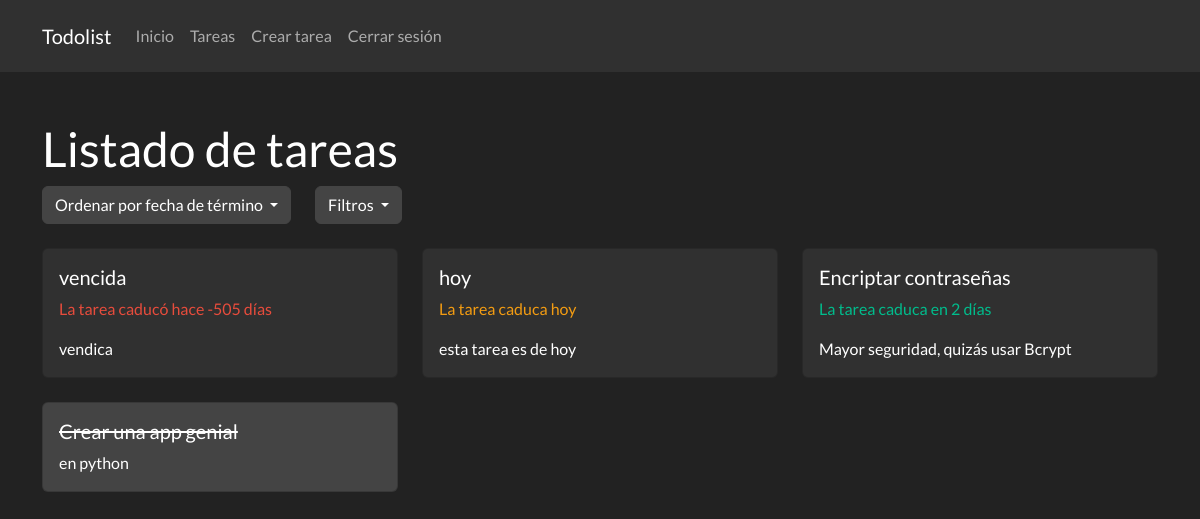
The page /tarea/ (signed in) on the database as committed earlier.
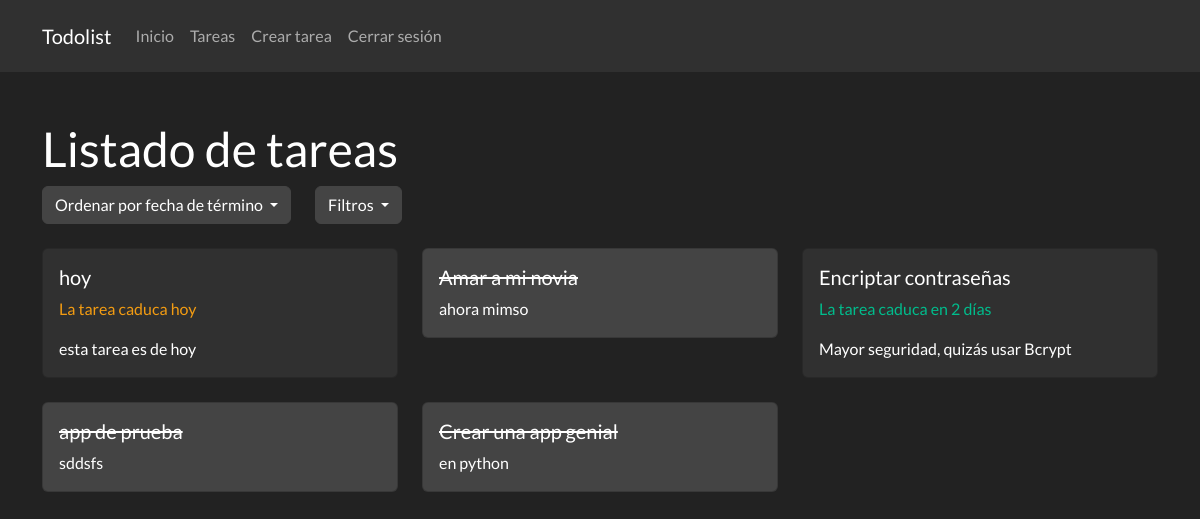
The same page on the database as committed later.
### app.py (models this page shows, shortened)
class Tarea(db.Model):
    id = db.Column(db.Integer, primary_key=True)
    titulo = db.Column(db.String(100), nullable=False)
    descripcion = db.Column(db.String(200), nullable=False)
    fecha_termino = db.Column(db.DateTime, nullable=False)
    estado = db.Column(db.Boolean, default=False)
    usuario_id = db.Column(db.Integer, db.ForeignKey('usuario.id'), nullable=False)

### app.py (the view, shortened to what this page needs)
@app.route('/tarea/', methods=['GET', 'POST'])
@app.route('/tarea/<int:id>', methods=['GET', 'POST'])
@app.route('/tarea/filtrar/<estado>', methods=['GET', 'POST'])
@login_required
def verTareas(id=None, estado=None):
    orden = request.args.get('orden', 'asc')
    query = Tarea.query.filter_by(usuario_id=current_user.id)
    if id is None:
        if orden == 'asc':
            query = query.order_by(Tarea.fecha_termino.asc())
        elif orden == 'desc':
            query = query.order_by(Tarea.fecha_termino.desc())
        tareas = query.all()
        return render_template('tareas.html', tareas=tareas, calcDiasRestantes = calcDiasRestantes, orden=orden, estado=estado)

### app.py (called while the page is built)
def calcDiasRestantes(fecha_termino):
    fecha_actual = datetime.now().date()
    dias_restantes = (fecha_termino.date()) - fecha_actual
    return dias_restantes.days

@login_manager.user_loader
def load_user(id):
    return Usuario.query.get(int(id))

### templates/tareas.html (shortened to what this page needs)
{% extends "base.html" %}
{% block content %}
<h1 class="mt-5">Listado de tareas</h1>
<div class="d-flex">
    <div class="row justify-content-center">
        <div class="col">
            <div class="dropdown">
                <a class="btn btn-secondary dropdown-toggle" href="#" role="button" id="dwFechas" data-toggle="dropdown"
                    aria-haspopup="true" aria-expanded="false">
                    Ordenar por fecha de término
                </a>
            </div>
        </div>
        <div class="col">
            <div class="dropdown">
                <a class="btn btn-secondary dropdown-toggle" href="#" role="button" id="dwOpciones" data-toggle="dropdown"
                    aria-haspopup="true" aria-expanded="false">
                    Filtros
                </a>
            </div>
        </div>
    </div>
</div>
<div class="row">
    {% for tarea in tareas %}
    <div class="col-md-4">
        <a href="{{ url_for('verTareas', id=tarea.id) }}" class="card-link" style="text-decoration: none;">
            <div class="card mt-4 {% if tarea.estado %}bg-secondary{% endif %}">
                <div class="card-body">
                    <h5 class="card-title" {% if tarea.estado %}style="text-decoration: line-through;" {% endif %}>{{
                        tarea.titulo }}</h5>
                    {% if not tarea.estado %}
                    {% if calcDiasRestantes(tarea.fecha_termino) > 0 %}
                    <p class="text-success">La tarea caduca en {{ calcDiasRestantes(tarea.fecha_termino) }} días</p>
                    {% elif calcDiasRestantes(tarea.fecha_termino) == 0 %}
                    <p class="text-warning">La tarea caduca hoy</p>
                    {% else %}
                    <p class="text-danger">La tarea caducó hace {{ calcDiasRestantes(tarea.fecha_termino) }} días</p>
                    {% endif %}
                    {% endif %}
                    <p class="card-text">{{ tarea.descripcion }}</p>
                </div>
            </div>
        </a>
    </div>
    {% endfor %}
</div>
{% endblock %}

### templates/base.html (shortened to what this page needs)
<!DOCTYPE html>
<html lang="es">
<head>
    <link rel="stylesheet" href="https://cdn.jsdelivr.net/npm/bootstrap@5.2.3/dist/css/bootstrap.min.css">
    <link rel="stylesheet" href="https://bootswatch.com/5/darkly/bootstrap.min.css">
    <link rel="stylesheet" type="text/css" href="https://cdn.jsdelivr.net/npm/toastify-js/src/toastify.min.css">
    <link rel="stylesheet" href="https://cdn.jsdelivr.net/npm/bootstrap-icons@1.10.5/font/bootstrap-icons.css">
</head>
<body>
    <nav class="navbar navbar-expand-lg navbar-dark bg-dark">
        <div class="container">
            <a class="navbar-brand" href="{{ url_for('index' ) }}">Todolist</a>
            <div class="collapse navbar-collapse" id="navbarNav">
                <ul class="navbar-nav ml-auto">
                    <li class="nav-item">
                        <a class="nav-link" href="{{ url_for('index' ) }}">Inicio</a>
                    </li>
                    <li class="nav-item">
                        <a class="nav-link" href="{{ url_for('verTareas' ) }}">Tareas</a>
                    </li>
                    <li class="nav-item">
                        <a class="nav-link" href="{{ url_for('crearTarea' ) }}">Crear tarea</a>
                    </li>
                    {% if current_user.is_authenticated %}
                    <li class="nav-item">
                        <a class="nav-link" href="{{ url_for('logout' ) }}">Cerrar sesión</a>
                    </li>
                    {% endif %}
                </ul>
            </div>
        </div>
    </nav>
    <div class="container mt-4">
        {% block content %}{% endblock %}
    </div>
</body>
</body>
</html>

Rows that differ between the two databases and show on the page:
removed Tarea: titulo "vencida", fecha_termino "-505", descripcion "vendica", estado False (drawn)
added Tarea: titulo "Amar a mi novia", descripcion "ahora mimso", estado True (drawn)
added Tarea: titulo "app de prueba", descripcion "sddsfs", estado True (drawn)
